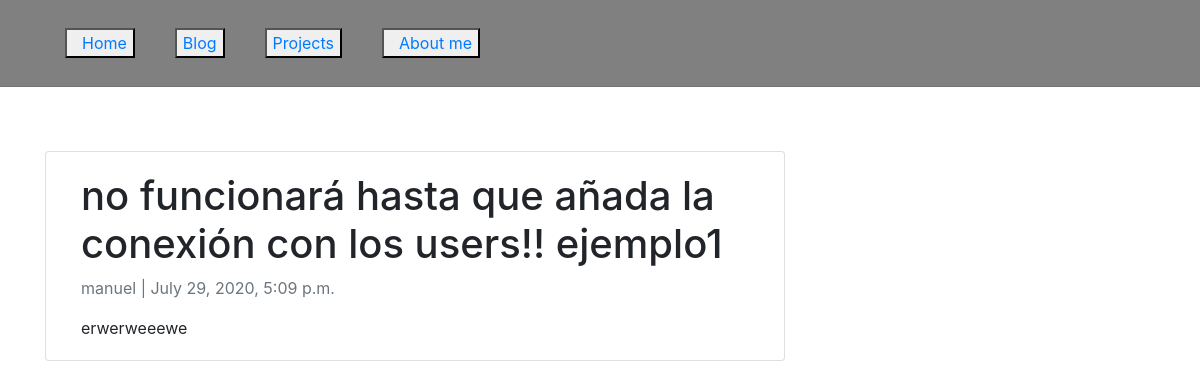
Screenshot of /blog/ejemplo1/ with the database file from the repository.
### blog/models.py (models this page shows, shortened)
class Post(models.Model):
    post_id = models.AutoField(primary_key = True, default=999999)
    post_title = models.CharField(max_length=200, unique=True)
    slug = models.SlugField(max_length=200, unique=True)
    post_author = models.ForeignKey(User, on_delete = models.CASCADE, related_name='blog_posts')
    post_content = models.TextField()
    post_status = models.IntegerField(choices=STATUS, default=0)
    post_created_on = models.DateTimeField(auto_now_add=True)
    post_updated_on = models.DateTimeField(auto_now= True)
    post_key_word_1 = models.CharField(max_length=75, default='Artificial Intelligence')
    post_key_word_2 = models.CharField(max_length=75, blank=True)
    post_key_word_3 = models.CharField(max_length=75, blank=True)
    post_image_1 = models.ImageField(upload_to = 'projects/', blank = True, null = True)
    post_image_2 = models.ImageField(upload_to = 'projects/', blank = True, null = True)
    post_image_3 = models.ImageField(upload_to = 'projects/', blank = True, null = True)
    post_image_4 = models.ImageField(upload_to = 'projects/', blank = True, null = True)
    post_image_5 = models.ImageField(upload_to = 'projects/', blank = True, null = True)
    class Meta:
        ordering = ['-post_created_on']

### blog/views.py (the view)
class PostDetail(generic.DetailView):
    model = Post
    template_name = 'blog/post_detail.html'

### templates/blog/post_detail.html (shortened to what this page needs)
{% extends "base.html" %}
{% block container %}
<div>
	{% block content %}
	<div class="container">
	  <div class="row">
	    <div class="col-md-8 card mb-4  mt-3 left  top">
	      <div class="card-body">
	        <h1>
						no funcionará hasta que añada la conexión con los users!!
						{% block title %}
							{{ object.post_title }}
						{% endblock title %}
					</h1>
					<p class=" text-muted">
						{{ post.post_author }} | {{ post.post_created_on }}
					</p>
					<p class="card-text ">
						{{ object.post_content | safe }}
					</p>
				</div>
			</div>
	  </div>
	</div>
	{% endblock content %}
</div>
{% endblock %}

### static/css/main.css (style rules this page uses)
html, body { background: #4A6BCC; height: 100%; width: 100%; font-family: 'Roboto', sans-serif; }

### rows the page displays
Post: post_title "ejemplo1", post_author "manuel", post_created_on "July 29, 2020, 5:09 p.m.", post_content "erwerweeewe"
